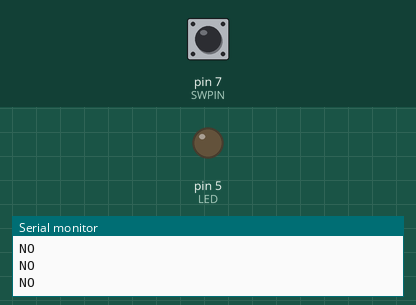
This sketch was run on a simulated Arduino Uno, built with avr-gcc and run on an emulated ATmega328P. Shown: output pins drawn as LEDs (lit = HIGH), the last lines printed to the serial monitor. Dashed ring = blinking. Inputs (shaded band) come from the test bench; at power-on: pin 7 (SWPIN) LOW.

Above: at 1.2 s.
1.3 s: pin 7 (SWPIN) pulled HIGH for 3.2 s
At 4.1 s:
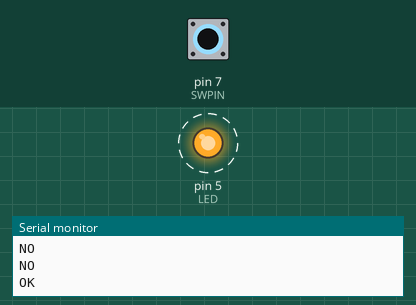
6.0 s: pin 7 (SWPIN) pulsed HIGH 2 times (0.12 s each, 0.3 s apart)
At 6.7 s:
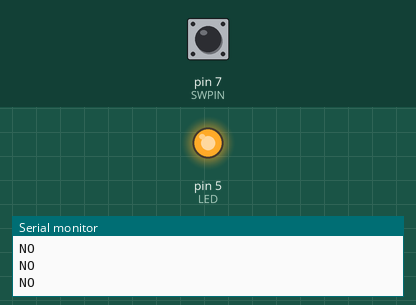
Timing chart, 0 to 9.0 s (numbered marks = the images above; inputs shaded):
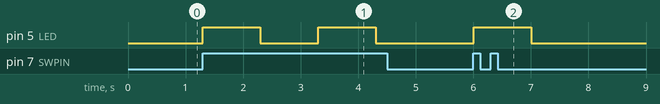

The sketch:

SWinput.ino
```cpp
#define SWPIN 7
#define LED 5

void setup() {
  // put your setup code here, to run once:
pinMode(SWPIN,INPUT);
pinMode(LED,OUTPUT);
Serial.begin(9600);
}

void loop() {
  // put your main code here, to run repeatedly:
if(digitalRead(SWPIN) == HIGH) {
  digitalWrite(LED,HIGH);
  delay(1000);
  digitalWrite(LED,LOW);
  delay(1000);
  Serial.println("OK");
  } else {
  digitalWrite(LED,LOW);
  Serial.println("NO");
  }
}
```

Measured:
- after the input at 1.3 s, pin 5 (LED): alternates HIGH for 1.0 s and LOW for 1.0 s, starting at once
- after the input at 6.0 s, pin 5 (LED): LOW → HIGH at once, → LOW 1.0 s later
